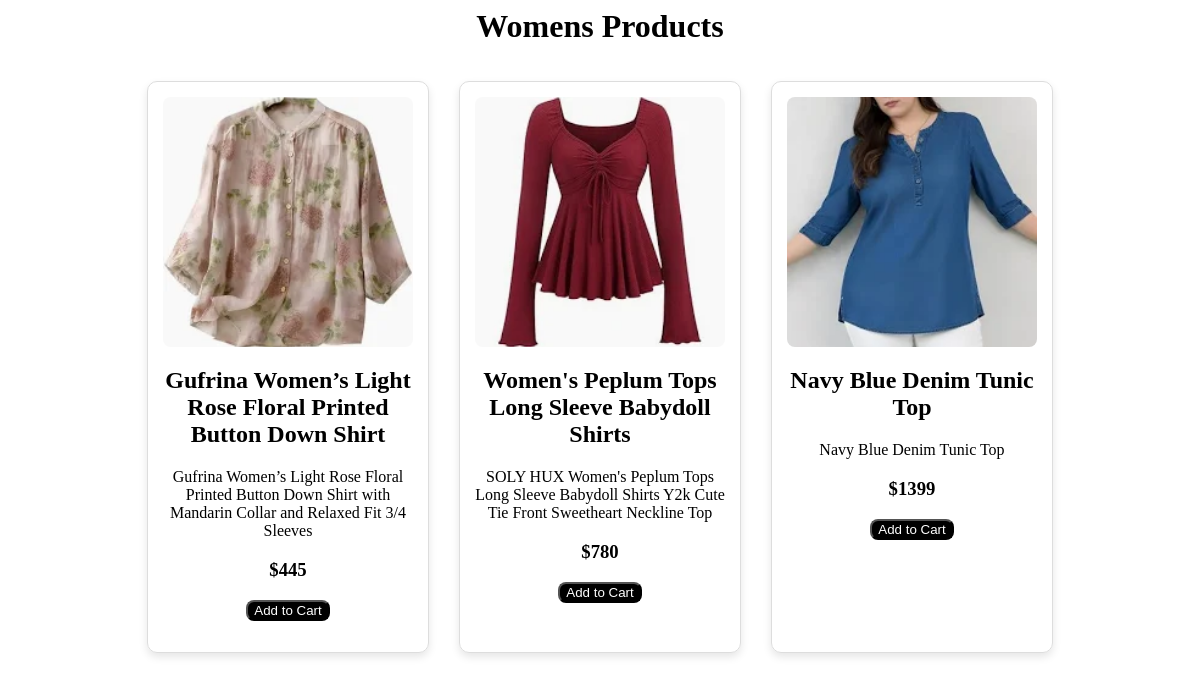
/womens/, run on the app's committed database.
### adminapp/models.py (models this page shows)
class product(models.Model):
    CATEGORY_CHOICES=[('men','Men'),('women','Women'),('kids','Kids')]
    pdt_name=models.CharField(max_length=200)
    image=models.FileField(upload_to='pic')
    description=models.TextField()
    price=models.CharField(max_length=10)
    category=models.CharField(max_length=10,choices=CATEGORY_CHOICES)

### adminapp/views.py (the view)
# urls.py: path('womens/', views.womens_product, name='womens'),
def womens_product(request):
    obj=product.objects.filter(category='women')
    return render(request,"user/view_products.html",{"data":obj ,"title":"Womens"})

### templates/user/view_products.html (shortened to what this page needs)
{% load static %}
<h1 style="text-align: center;">{{title}} Products</h1>
<div class="container">
  {% for m in data %}
  <div class="card">
    <img src="{{m.image.url}}" class="card-img">
    <h2>{{m.pdt_name}}</h2>
    <p>{{m.description}}</p>
    <h3>${{m.price}}</h3>
    <form method="post" action="{% url 'add_to_cart' %}">
      <button type="submit" class="btn">Add to Cart</button>
    </form>
  </div>
  {% endfor %}
</div>

### templates/user/view_products.html (style rules this page uses)
.card { width:250px; border: 1px solid #ddd; border-radius: 10px; padding: 15px; margin: 15px; box-shadow: 0 4px 8px rgba(0,0,0, 0.1); text-align: center; }
.card-img { width:100%; height: 250px; object-fit: cover; border-radius: 8px; }
.container { display: flex; flex-wrap: wrap; justify-content: center; }
.btn { color: white; background-color: black; border-radius: 8px; }

### data on the page
product: image (picture), pdt_name "Gufrina Women’s Light Rose Floral Printed Button Down Shirt", description "Gufrina Women’s Light Rose Floral Printed Button Down Shirt with Mandarin Collar and Relaxed Fit 3/4 Sleeves", price "445"
product: image (picture), pdt_name "Women's Peplum Tops Long Sleeve Babydoll Shirts", description "SOLY HUX Women's Peplum Tops Long Sleeve Babydoll Shirts Y2k Cute Tie Front Sweetheart Neckline Top", price "780"
product: image (picture), pdt_name "Navy Blue Denim Tunic Top", description "Navy Blue Denim Tunic Top", price "1399"

### other printed values
{{ title }} "Womens"
